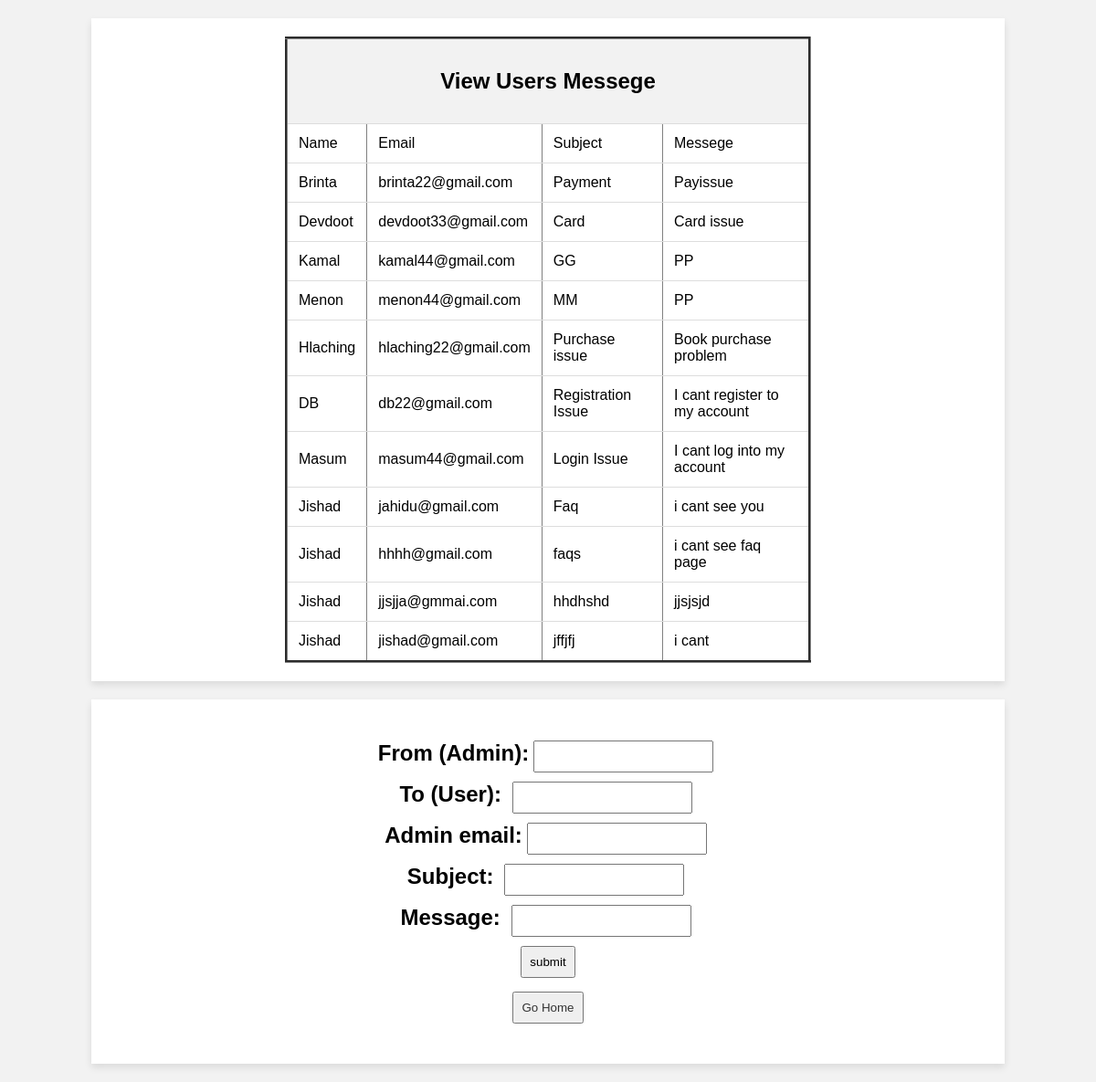
Page /views/solnfromadmin.php (signed in) on the committed database.
### tables this page shows
CREATE TABLE `help_support` (
  `Name` text NOT NULL,
  `Email` text NOT NULL,
  `Subject` text NOT NULL,
  `Messege` text NOT NULL
);

### models/function.php (called while the page is built, shortened)
<?php
          function getviewmsgUser(){
            $con = getConnection();
            $sql = "select * from help_support";
            $result = mysqli_query($con, $sql);
            $users = [];
            while($row = mysqli_fetch_assoc($result)){
                array_push($users, $row);
            }
            return $users;
            }

### views/solnfromadmin.php (the view, shortened to what this page needs)
<?php
  require_once('../models/function.php');
  $viewusermsg = getviewmsgUser();
?>
<!DOCTYPE html>
<html>
<head>
    <link rel="stylesheet" href="style28.css">
</head>
<body>
<div>
<table  style="width:60%" border="3" cellspacing="1" align="center" cellpadding="5">
    <tr>
        <th colspan="5"><h2><b>View Users Messege</b></h2></th>
    </tr>
     <tr>
        <td>Name</td>
        <td>Email</td>
        <td>Subject</td>
        <td>Messege</td>
       </tr>
               <?php for($i=0; $i<count($viewusermsg); $i++){
        ?>
             <tr>
                    <td><?=$viewusermsg[$i]['Name']?></td>
                    <td><?=$viewusermsg[$i]['Email']?></td>
                    <td><?=$viewusermsg[$i]['Subject']?></td>
                    <td><?=$viewusermsg[$i]['Messege']?></td>
               </tr>
        <?php
            }
        ?>
</table>
        </div>
        <div>
    <table>
        <h2><form align="center">
            From (Admin):<input type="text" name="name" id="name" />
            <br />
            To (User):  <input type="text" name="phone" id="phone" />
            <br />
            Admin email:<input type="text" name="Admin_email" id="Admin_email" > <br>
            Subject: <input type="text" name="Subject" id="Subject" > <br>
            Message: <input type="text" name="Message" id="Message" > <br>
            <input
                type="button"
                name="submit"
                id="submit"
                value="submit"
                onclick="validate()"
            /><br />
            <button>
                <a href="profile.php">Go Home</a></button
            ><br />
        </form></h2>
        </table>
        </div>
    </body>
    </html>

### views/style28.css (style rules this page uses)
body { font-family: Arial, sans-serif; background-color: #f2f2f2; margin: 0; }
div { margin: 20px auto; padding: 20px; width: 80%; background-color: #fff; box-shadow: 0 4px 8px rgba(0, 0, 0, 0.1); }
table { border-collapse: collapse; width: 100%; }
th, td { padding: 12px; text-align: left; border-bottom: 1px solid #ddd; }
th { background-color: #f2f2f2; }
h2 { text-align: center; }
form { text-align: center; }
input[type="text"], input[type="button"] { margin: 5px; padding: 8px; }
button { margin-top: 10px; padding: 8px; }
a { text-decoration: none; color: #333; }

### rows in the picture
help_support: Name "Brinta", Email "brinta22@gmail.com", Subject "Payment", Messege "Payissue"
help_support: Name "Devdoot", Email "devdoot33@gmail.com", Subject "Card", Messege "Card issue"
help_support: Name "Kamal", Email "kamal44@gmail.com", Subject "GG", Messege "PP"
help_support: Name "Menon", Email "menon44@gmail.com", Subject "MM", Messege "PP"
help_support: Name "Hlaching", Email "hlaching22@gmail.com", Subject "Purchase issue", Messege "Book purchase problem"
help_support: Name "DB", Email "db22@gmail.com", Subject "Registration Issue", Messege "I cant register to my account"
help_support: Name "Masum", Email "masum44@gmail.com", Subject "Login Issue", Messege "I cant log into my account"
help_support: Name "Jishad", Email "jahidu@gmail.com", Subject "Faq", Messege "i cant see you"
help_support: Name "Jishad", Email "hhhh@gmail.com", Subject "faqs", Messege "i cant see faq page"
help_support: Name "Jishad", Email "jjsjja@gmmai.com", Subject "hhdhshd", Messege "jjsjsjd"
help_support: Name "Jishad", Email "jishad@gmail.com", Subject "jffjfj", Messege "i cant"
